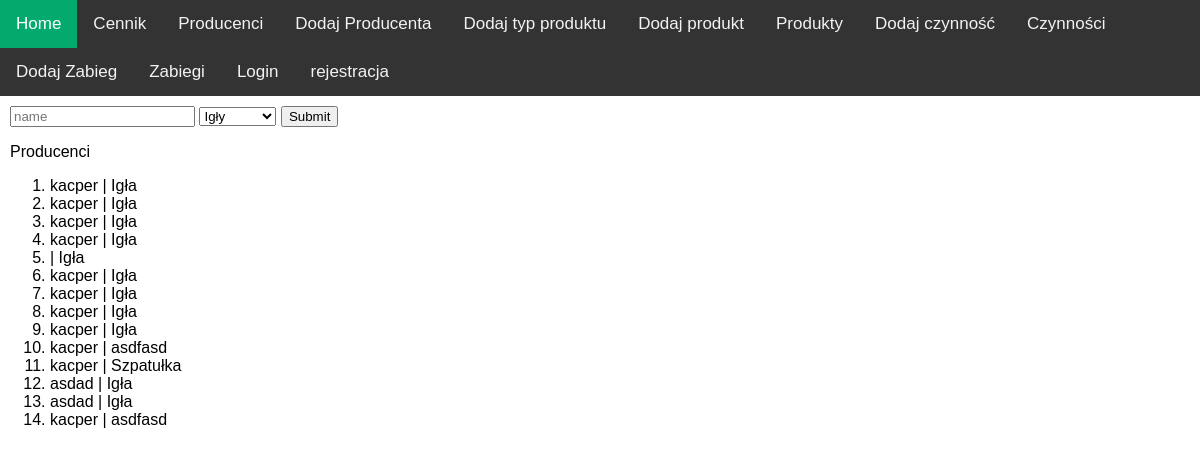
/add_producer/, run on the app's committed database.
### cosm_app/models.py (models this page shows)
class Producer(models.Model):
    name = models.CharField(max_length=64)
    product_types = models.ForeignKey(ProductType, on_delete=models.CASCADE)
    def __str__(self):
        return f"{self.name} | {self.product_types}"

class ProductType(models.Model):
    product_type = models.CharField(max_length=15)
    product_type_plural = models.CharField(max_length=15, default="N/A")
    def __str__(self):
        return f"{self.product_type}"

### cosm_app/views.py (the view, shortened to what this page needs)
# urls.py: path('add_producer/', views.AddProducerView.as_view(), name='add_producer'),
class AddProducerView(View):
    def get(self,request):
        product_types = ProductType.objects.all()
        producers = Producer.objects.all()
        return render(request,'add_producer.html',{'product_types': product_types, 'producers':producers})

### templates/add_producer.html (shortened to what this page needs)
{% extends 'base.html' %}
{% block page %}
    <form method="post">
        <input type="text" placeholder="name" name="name">
        <select name="producttype_id" >
               {% for product_type in product_types %}
                   <option value="{{product_type.id}}"> {{ product_type.product_type_plural }}</option>
               {% endfor %}
            </select>
        <input type="submit">
    </form>
    <p>Producenci</p>
    {% include 'list_view.html' with object_list=producers %}
{% endblock %}

### templates/list_view.html
 <ol>
        {% for obj in object_list %}
            <li>{{ obj }}</li>
        {% endfor %}
    </ol>

### cosm_app/static/main.css (style rules this page uses)
body { margin: 0; font-family: Arial, Helvetica, sans-serif; }

### data on the page
Producer: name+product_types "kacper | Igła"
Producer: name+product_types "kacper | Igła"
Producer: name+product_types "kacper | Igła"
Producer: name+product_types "kacper | Igła"
Producer: name+product_types "| Igła"
Producer: name+product_types "kacper | Igła"
Producer: name+product_types "kacper | Igła"
Producer: name+product_types "kacper | Igła"
Producer: name+product_types "kacper | Igła"
Producer: name+product_types "kacper | asdfasd"
Producer: name+product_types "kacper | Szpatułka"
Producer: name+product_types "asdad | Igła"
Producer: name+product_types "asdad | Igła"
Producer: name+product_types "kacper | asdfasd"

### other printed values
form field producttype_id "Igły"
